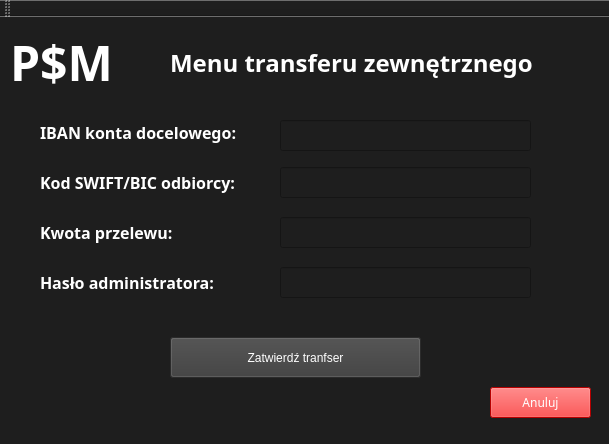
<?xml version="1.0" encoding="UTF-8"?>
<ui version="4.0">
 <class>ExternalTransferClass</class>
 <widget class="QMainWindow" name="ExternalTransferClass">
  <property name="geometry">
   <rect>
    <x>0</x>
    <y>0</y>
    <width>609</width>
    <height>444</height>
   </rect>
  </property>
  <property name="windowTitle">
   <string>ExternalTransfer</string>
  </property>
  <property name="styleSheet">
   <string notr="true">background-color: rgb(30, 30, 30);</string>
  </property>
  <widget class="QWidget" name="centralWidget">
   <widget class="QLineEdit" name="lineEdit_2">
    <property name="geometry">
     <rect>
      <x>280</x>
      <y>150</y>
      <width>251</width>
      <height>31</height>
     </rect>
    </property>
    <property name="styleSheet">
     <string notr="true">color: rgb(255, 255, 255);</string>
    </property>
   </widget>
   <widget class="QLabel" name="label_6">
    <property name="geometry">
     <rect>
      <x>40</x>
      <y>150</y>
      <width>221</width>
      <height>31</height>
     </rect>
    </property>
    <property name="font">
     <font>
      <family>Arial Black</family>
      <pointsize>12</pointsize>
      <bold>true</bold>
     </font>
    </property>
    <property name="styleSheet">
     <string notr="true">color:rgb(255, 255, 255)</string>
    </property>
    <property name="text">
     <string>Kod SWIFT/BIC odbiorcy:</string>
    </property>
   </widget>
   <widget class="QLineEdit" name="lineEdit_3">
    <property name="geometry">
     <rect>
      <x>280</x>
      <y>200</y>
      <width>251</width>
      <height>31</height>
     </rect>
    </property>
    <property name="styleSheet">
     <string notr="true">color: rgb(255, 255, 255);</string>
    </property>
   </widget>
   <widget class="QLineEdit" name="lineEdit_4">
    <property name="geometry">
     <rect>
      <x>280</x>
      <y>250</y>
      <width>251</width>
      <height>31</height>
     </rect>
    </property>
    <property name="styleSheet">
     <string notr="true">color: rgb(255, 255, 255);</string>
    </property>
   </widget>
   <widget class="QLineEdit" name="lineEdit">
    <property name="geometry">
     <rect>
      <x>280</x>
      <y>103</y>
      <width>251</width>
      <height>31</height>
     </rect>
    </property>
    <property name="styleSheet">
     <string notr="true">color: rgb(255, 255, 255);</string>
    </property>
   </widget>
   <widget class="QLabel" name="label">
    <property name="geometry">
     <rect>
      <x>40</x>
      <y>100</y>
      <width>221</width>
      <height>31</height>
     </rect>
    </property>
    <property name="font">
     <font>
      <family>Arial Black</family>
      <pointsize>12</pointsize>
      <bold>true</bold>
     </font>
    </property>
    <property name="styleSheet">
     <string notr="true">color:rgb(255, 255, 255)</string>
    </property>
    <property name="text">
     <string>IBAN konta docelowego:</string>
    </property>
   </widget>
   <widget class="QLabel" name="label_4">
    <property name="geometry">
     <rect>
      <x>40</x>
      <y>250</y>
      <width>211</width>
      <height>31</height>
     </rect>
    </property>
    <property name="font">
     <font>
      <family>Arial Black</family>
      <pointsize>12</pointsize>
      <bold>true</bold>
     </font>
    </property>
    <property name="styleSheet">
     <string notr="true">color:rgb(255, 255, 255)</string>
    </property>
    <property name="text">
     <string>Hasło administratora:</string>
    </property>
   </widget>
   <widget class="QPushButton" name="log_out_button">
    <property name="geometry">
     <rect>
      <x>490</x>
      <y>370</y>
      <width>101</width>
      <height>31</height>
     </rect>
    </property>
    <property name="font">
     <font>
      <family>Arial Black</family>
     </font>
    </property>
    <property name="styleSheet">
     <string notr="true">color: rgb(255, 255, 255);
background-color: rgb(255,0,0);</string>
    </property>
    <property name="text">
     <string>Anuluj</string>
    </property>
   </widget>
   <widget class="QLabel" name="label_2">
    <property name="geometry">
     <rect>
      <x>10</x>
      <y>10</y>
      <width>131</width>
      <height>71</height>
     </rect>
    </property>
    <property name="font">
     <font>
      <family>Arial Black</family>
      <pointsize>36</pointsize>
      <bold>true</bold>
     </font>
    </property>
    <property name="styleSheet">
     <string notr="true">color: rgb(255, 255, 255);</string>
    </property>
    <property name="text">
     <string>P$M</string>
    </property>
   </widget>
   <widget class="QPushButton" name="pushButton_external">
    <property name="geometry">
     <rect>
      <x>170</x>
      <y>320</y>
      <width>251</width>
      <height>41</height>
     </rect>
    </property>
    <property name="styleSheet">
     <string notr="true">color: rgb(255, 255, 255);
background-color: rgb(60, 60, 60);</string>
    </property>
    <property name="text">
     <string>Zatwierdź tranfser</string>
    </property>
   </widget>
   <widget class="QLabel" name="label_5">
    <property name="geometry">
     <rect>
      <x>40</x>
      <y>200</y>
      <width>211</width>
      <height>31</height>
     </rect>
    </property>
    <property name="font">
     <font>
      <family>Arial Black</family>
      <pointsize>12</pointsize>
      <bold>true</bold>
     </font>
    </property>
    <property name="styleSheet">
     <string notr="true">color:rgb(255, 255, 255)</string>
    </property>
    <property name="text">
     <string>Kwota przelewu:</string>
    </property>
   </widget>
   <widget class="QLabel" name="label_3">
    <property name="geometry">
     <rect>
      <x>170</x>
      <y>20</y>
      <width>471</width>
      <height>51</height>
     </rect>
    </property>
    <property name="font">
     <font>
      <family>Arial Black</family>
      <pointsize>18</pointsize>
      <bold>true</bold>
     </font>
    </property>
    <property name="styleSheet">
     <string notr="true">color:rgb(255, 255, 255)</string>
    </property>
    <property name="text">
     <string>Menu transferu zewnętrznego</string>
    </property>
   </widget>
  </widget>
  <widget class="QMenuBar" name="menuBar">
   <property name="geometry">
    <rect>
     <x>0</x>
     <y>0</y>
     <width>609</width>
     <height>21</height>
    </rect>
   </property>
  </widget>
  <widget class="QToolBar" name="mainToolBar">
   <attribute name="toolBarArea">
    <enum>TopToolBarArea</enum>
   </attribute>
   <attribute name="toolBarBreak">
    <bool>false</bool>
   </attribute>
  </widget>
  <widget class="QStatusBar" name="statusBar"/>
 </widget>
 <layoutdefault spacing="6" margin="11"/>
 <resources/>
 <connections/>
</ui>
